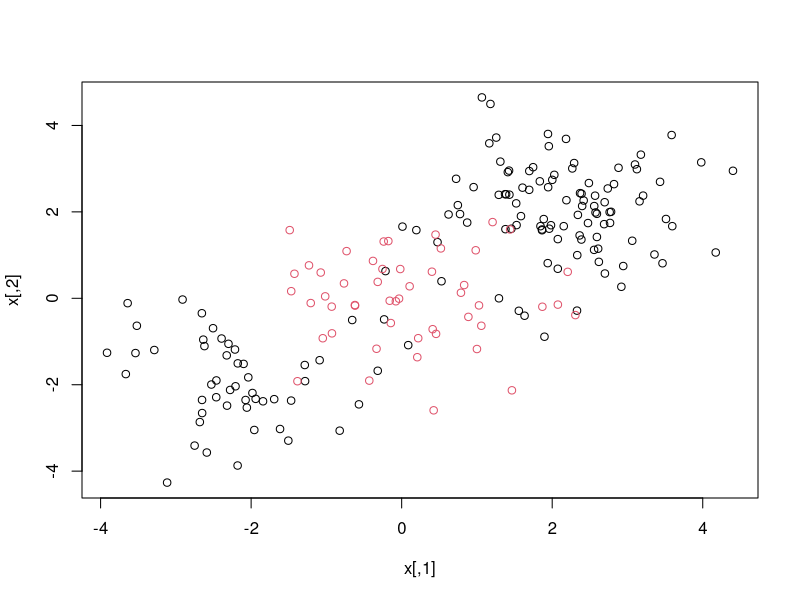
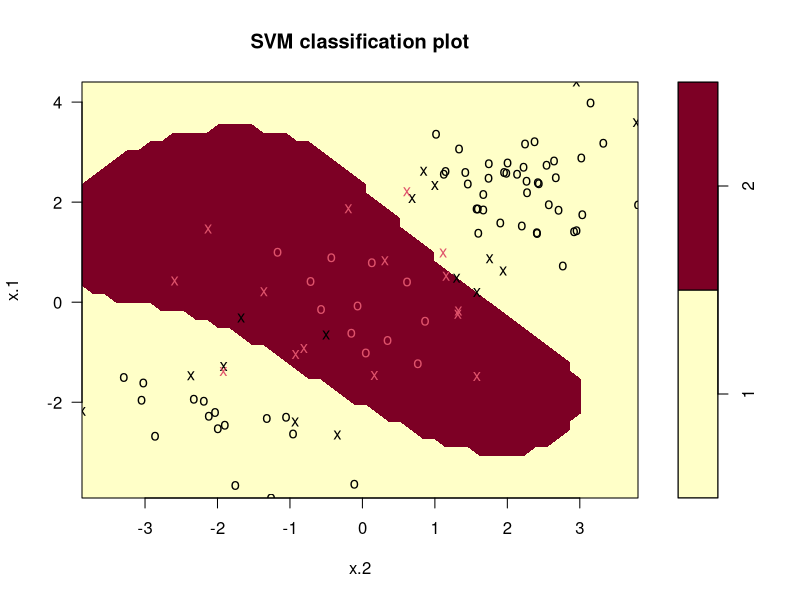
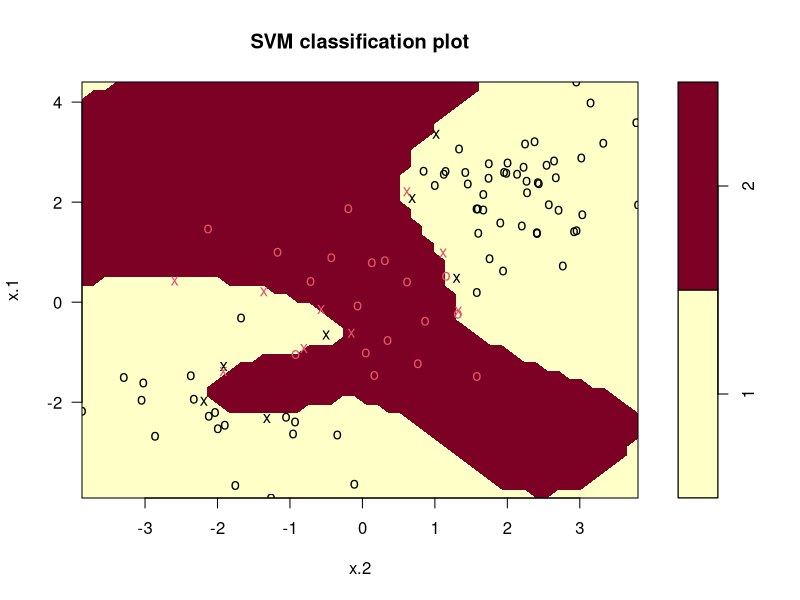
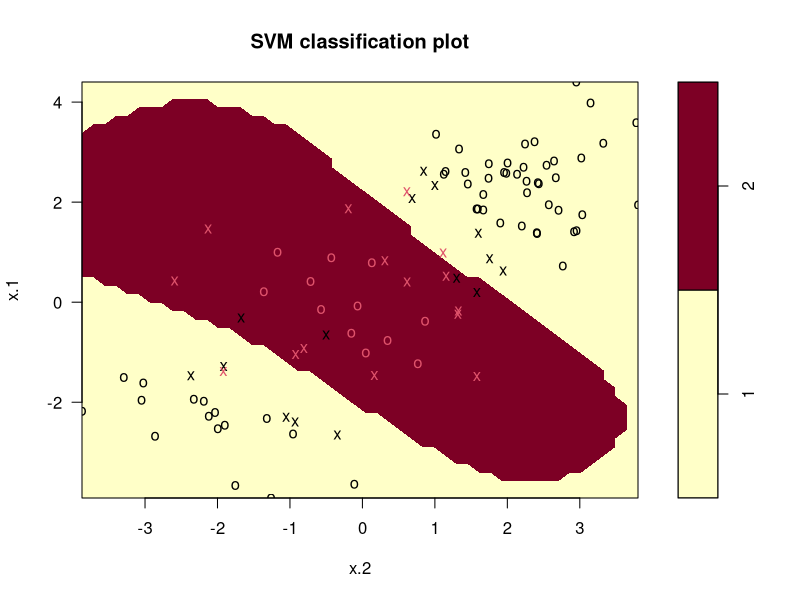

The R script that drew these images, in order:
library(e1071)
set.seed(1)

calculate_accuracy <- function(svm_model, data) {
  # Predict using the SVM model
  predictions <- predict(svm_model, data)
  # Actual labels
  actual_labels <- data$y
  # Calculate the number of correct predictions
  correct_predictions <- sum(predictions == actual_labels)
  # Calculate the total number of predictions
  total_predictions <- length(actual_labels)
  # Calculate accuracy
  accuracy <- correct_predictions / total_predictions
  # Return accuracy as a percentage
  return(accuracy * 100)
}

x <- matrix(rnorm(200 * 2), ncol = 2)
x[1:100,] <- x[1:100,] + 2
x[101:150,] <- x[101:150,] - 2
y <- c(rep(1, 150), rep(2, 50))
dat <- data.frame(x = x, y = as.factor(y))

plot(x, col = y)

train <- sample(200, 100)
svmfit <- svm(y ~ ., data = dat[train,], kernel = "radial", gamma = 1, cost = 1)
plot(svmfit, dat[train,])

summary(svmfit)

svmfit <- svm(y ~ ., data = dat[train,], kernel = "radial", gamma = 1, cost = 1e5)
plot(svmfit, dat[train,])

accuracy <- calculate_accuracy(svmfit, dat)
print(accuracy)

########### Automatic tuning
tune.out <- tune(svm, y ~ ., data = dat[train,], kernel = "radial",
                 ranges = list(cost = c(0.1, 1, 10, 100, 1000), gamma = c(0.5, 1, 2, 3, 4)))

summary(tune.out)
summary(tune.out$best.model)
plot(tune.out$best.model, dat[train,])

table(true = dat[-train, "y"], pred = predict(tune.out$best.model, newdata = dat[-train,]))

accuracy <- calculate_accuracy(tune.out$best.model, dat)
print(accuracy)


# the accuracy increase form 87.5 to 91 with automatic tuning
# the best model is best parameters:
#  cost gamma
#     1   0.5

# complexity summary(tune.out$best.model) - 30 support vectors out of 200
